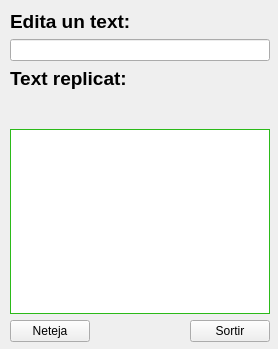
<?xml version="1.0" encoding="UTF-8"?>
<ui version="4.0">
 <class>Form</class>
 <widget class="QWidget" name="Form">
  <property name="geometry">
   <rect>
    <x>0</x>
    <y>0</y>
    <width>278</width>
    <height>349</height>
   </rect>
  </property>
  <property name="windowTitle">
   <string>Form</string>
  </property>
  <widget class="QWidget" name="">
   <property name="geometry">
    <rect>
     <x>10</x>
     <y>10</y>
     <width>260</width>
     <height>332</height>
    </rect>
   </property>
   <layout class="QVBoxLayout" name="verticalLayout_2">
    <item>
     <layout class="QVBoxLayout" name="verticalLayout">
      <item>
       <widget class="QLabel" name="label">
        <property name="font">
         <font>
          <pointsize>14</pointsize>
          <weight>75</weight>
          <bold>true</bold>
         </font>
        </property>
        <property name="text">
         <string>Edita un text:</string>
        </property>
       </widget>
      </item>
      <item>
       <widget class="QLineEdit" name="lineEdit"/>
      </item>
      <item>
       <widget class="QLabel" name="label_2">
        <property name="font">
         <font>
          <pointsize>14</pointsize>
          <weight>75</weight>
          <bold>true</bold>
         </font>
        </property>
        <property name="text">
         <string>Text replicat:</string>
        </property>
       </widget>
      </item>
      <item>
       <spacer name="verticalSpacer">
        <property name="orientation">
         <enum>Qt::Vertical</enum>
        </property>
        <property name="sizeHint" stdset="0">
         <size>
          <width>20</width>
          <height>40</height>
         </size>
        </property>
       </spacer>
      </item>
      <item>
       <widget class="QTextBrowser" name="textBrowser">
        <property name="palette">
         <palette>
          <active>
           <colorrole role="WindowText">
            <brush brushstyle="SolidPattern">
             <color alpha="255">
              <red>0</red>
              <green>0</green>
              <blue>0</blue>
             </color>
            </brush>
           </colorrole>
           <colorrole role="Button">
            <brush brushstyle="SolidPattern">
             <color alpha="255">
              <red>56</red>
              <green>241</green>
              <blue>32</blue>
             </color>
            </brush>
           </colorrole>
           <colorrole role="Light">
            <brush brushstyle="SolidPattern">
             <color alpha="255">
              <red>154</red>
              <green>255</green>
              <blue>140</blue>
             </color>
            </brush>
           </colorrole>
           <colorrole role="Midlight">
            <brush brushstyle="SolidPattern">
             <color alpha="255">
              <red>105</red>
              <green>248</green>
              <blue>86</blue>
             </color>
            </brush>
           </colorrole>
           <colorrole role="Dark">
            <brush brushstyle="SolidPattern">
             <color alpha="255">
              <red>28</red>
              <green>120</green>
              <blue>16</blue>
             </color>
            </brush>
           </colorrole>
           <colorrole role="Mid">
            <brush brushstyle="SolidPattern">
             <color alpha="255">
              <red>37</red>
              <green>161</green>
              <blue>21</blue>
             </color>
            </brush>
           </colorrole>
           <colorrole role="Text">
            <brush brushstyle="SolidPattern">
             <color alpha="255">
              <red>0</red>
              <green>0</green>
              <blue>0</blue>
             </color>
            </brush>
           </colorrole>
           <colorrole role="BrightText">
            <brush brushstyle="SolidPattern">
             <color alpha="255">
              <red>255</red>
              <green>0</green>
              <blue>0</blue>
             </color>
            </brush>
           </colorrole>
           <colorrole role="ButtonText">
            <brush brushstyle="SolidPattern">
             <color alpha="255">
              <red>0</red>
              <green>0</green>
              <blue>0</blue>
             </color>
            </brush>
           </colorrole>
           <colorrole role="Base">
            <brush brushstyle="SolidPattern">
             <color alpha="255">
              <red>255</red>
              <green>255</green>
              <blue>255</blue>
             </color>
            </brush>
           </colorrole>
           <colorrole role="Window">
            <brush brushstyle="SolidPattern">
             <color alpha="255">
              <red>56</red>
              <green>241</green>
              <blue>32</blue>
             </color>
            </brush>
           </colorrole>
           <colorrole role="Shadow">
            <brush brushstyle="SolidPattern">
             <color alpha="255">
              <red>0</red>
              <green>0</green>
              <blue>0</blue>
             </color>
            </brush>
           </colorrole>
           <colorrole role="AlternateBase">
            <brush brushstyle="SolidPattern">
             <color alpha="255">
              <red>155</red>
              <green>248</green>
              <blue>143</blue>
             </color>
            </brush>
           </colorrole>
           <colorrole role="ToolTipBase">
            <brush brushstyle="SolidPattern">
             <color alpha="255">
              <red>255</red>
              <green>255</green>
              <blue>220</blue>
             </color>
            </brush>
           </colorrole>
           <colorrole role="ToolTipText">
            <brush brushstyle="SolidPattern">
             <color alpha="255">
              <red>0</red>
              <green>0</green>
              <blue>0</blue>
             </color>
            </brush>
           </colorrole>
          </active>
          <inactive>
           <colorrole role="WindowText">
            <brush brushstyle="SolidPattern">
             <color alpha="255">
              <red>0</red>
              <green>0</green>
              <blue>0</blue>
             </color>
            </brush>
           </colorrole>
           <colorrole role="Button">
            <brush brushstyle="SolidPattern">
             <color alpha="255">
              <red>56</red>
              <green>241</green>
              <blue>32</blue>
             </color>
            </brush>
           </colorrole>
           <colorrole role="Light">
            <brush brushstyle="SolidPattern">
             <color alpha="255">
              <red>154</red>
              <green>255</green>
              <blue>140</blue>
             </color>
            </brush>
           </colorrole>
           <colorrole role="Midlight">
            <brush brushstyle="SolidPattern">
             <color alpha="255">
              <red>105</red>
              <green>248</green>
              <blue>86</blue>
             </color>
            </brush>
           </colorrole>
           <colorrole role="Dark">
            <brush brushstyle="SolidPattern">
             <color alpha="255">
              <red>28</red>
              <green>120</green>
              <blue>16</blue>
             </color>
            </brush>
           </colorrole>
           <colorrole role="Mid">
            <brush brushstyle="SolidPattern">
             <color alpha="255">
              <red>37</red>
              <green>161</green>
              <blue>21</blue>
             </color>
            </brush>
           </colorrole>
           <colorrole role="Text">
            <brush brushstyle="SolidPattern">
             <color alpha="255">
              <red>0</red>
              <green>0</green>
              <blue>0</blue>
             </color>
            </brush>
           </colorrole>
           <colorrole role="BrightText">
            <brush brushstyle="SolidPattern">
             <color alpha="255">
              <red>255</red>
              <green>0</green>
              <blue>0</blue>
             </color>
            </brush>
           </colorrole>
           <colorrole role="ButtonText">
            <brush brushstyle="SolidPattern">
             <color alpha="255">
              <red>0</red>
              <green>0</green>
              <blue>0</blue>
             </color>
            </brush>
           </colorrole>
           <colorrole role="Base">
            <brush brushstyle="SolidPattern">
             <color alpha="255">
              <red>255</red>
              <green>255</green>
              <blue>255</blue>
             </color>
            </brush>
           </colorrole>
           <colorrole role="Window">
            <brush brushstyle="SolidPattern">
             <color alpha="255">
              <red>56</red>
              <green>241</green>
              <blue>32</blue>
             </color>
            </brush>
           </colorrole>
           <colorrole role="Shadow">
            <brush brushstyle="SolidPattern">
             <color alpha="255">
              <red>0</red>
              <green>0</green>
              <blue>0</blue>
             </color>
            </brush>
           </colorrole>
           <colorrole role="AlternateBase">
            <brush brushstyle="SolidPattern">
             <color alpha="255">
              <red>155</red>
              <green>248</green>
              <blue>143</blue>
             </color>
            </brush>
           </colorrole>
           <colorrole role="ToolTipBase">
            <brush brushstyle="SolidPattern">
             <color alpha="255">
              <red>255</red>
              <green>255</green>
              <blue>220</blue>
             </color>
            </brush>
           </colorrole>
           <colorrole role="ToolTipText">
            <brush brushstyle="SolidPattern">
             <color alpha="255">
              <red>0</red>
              <green>0</green>
              <blue>0</blue>
             </color>
            </brush>
           </colorrole>
          </inactive>
          <disabled>
           <colorrole role="WindowText">
            <brush brushstyle="SolidPattern">
             <color alpha="255">
              <red>28</red>
              <green>120</green>
              <blue>16</blue>
             </color>
            </brush>
           </colorrole>
           <colorrole role="Button">
            <brush brushstyle="SolidPattern">
             <color alpha="255">
              <red>56</red>
              <green>241</green>
              <blue>32</blue>
             </color>
            </brush>
           </colorrole>
           <colorrole role="Light">
            <brush brushstyle="SolidPattern">
             <color alpha="255">
              <red>154</red>
              <green>255</green>
              <blue>140</blue>
             </color>
            </brush>
           </colorrole>
           <colorrole role="Midlight">
            <brush brushstyle="SolidPattern">
             <color alpha="255">
              <red>105</red>
              <green>248</green>
              <blue>86</blue>
             </color>
            </brush>
           </colorrole>
           <colorrole role="Dark">
            <brush brushstyle="SolidPattern">
             <color alpha="255">
              <red>28</red>
              <green>120</green>
              <blue>16</blue>
             </color>
            </brush>
           </colorrole>
           <colorrole role="Mid">
            <brush brushstyle="SolidPattern">
             <color alpha="255">
              <red>37</red>
              <green>161</green>
              <blue>21</blue>
             </color>
            </brush>
           </colorrole>
           <colorrole role="Text">
            <brush brushstyle="SolidPattern">
             <color alpha="255">
              <red>28</red>
              <green>120</green>
              <blue>16</blue>
             </color>
            </brush>
           </colorrole>
           <colorrole role="BrightText">
            <brush brushstyle="SolidPattern">
             <color alpha="255">
              <red>255</red>
              <green>0</green>
              <blue>0</blue>
             </color>
            </brush>
           </colorrole>
           <colorrole role="ButtonText">
            <brush brushstyle="SolidPattern">
             <color alpha="255">
              <red>28</red>
              <green>120</green>
              <blue>16</blue>
             </color>
            </brush>
           </colorrole>
           <colorrole role="Base">
            <brush brushstyle="SolidPattern">
             <color alpha="255">
              <red>56</red>
              <green>241</green>
              <blue>32</blue>
             </color>
            </brush>
           </colorrole>
           <colorrole role="Window">
            <brush brushstyle="SolidPattern">
             <color alpha="255">
              <red>56</red>
              <green>241</green>
              <blue>32</blue>
             </color>
            </brush>
           </colorrole>
           <colorrole role="Shadow">
            <brush brushstyle="SolidPattern">
             <color alpha="255">
              <red>0</red>
              <green>0</green>
              <blue>0</blue>
             </color>
            </brush>
           </colorrole>
           <colorrole role="AlternateBase">
            <brush brushstyle="SolidPattern">
             <color alpha="255">
              <red>56</red>
              <green>241</green>
              <blue>32</blue>
             </color>
            </brush>
           </colorrole>
           <colorrole role="ToolTipBase">
            <brush brushstyle="SolidPattern">
             <color alpha="255">
              <red>255</red>
              <green>255</green>
              <blue>220</blue>
             </color>
            </brush>
           </colorrole>
           <colorrole role="ToolTipText">
            <brush brushstyle="SolidPattern">
             <color alpha="255">
              <red>0</red>
              <green>0</green>
              <blue>0</blue>
             </color>
            </brush>
           </colorrole>
          </disabled>
         </palette>
        </property>
       </widget>
      </item>
     </layout>
    </item>
    <item>
     <layout class="QHBoxLayout" name="horizontalLayout">
      <item>
       <widget class="QPushButton" name="neteja">
        <property name="cursor">
         <cursorShape>PointingHandCursor</cursorShape>
        </property>
        <property name="text">
         <string>Neteja</string>
        </property>
       </widget>
      </item>
      <item>
       <spacer name="horizontalSpacer">
        <property name="orientation">
         <enum>Qt::Horizontal</enum>
        </property>
        <property name="sizeHint" stdset="0">
         <size>
          <width>40</width>
          <height>20</height>
         </size>
        </property>
       </spacer>
      </item>
      <item>
       <widget class="QPushButton" name="pushButton">
        <property name="cursor">
         <cursorShape>PointingHandCursor</cursorShape>
        </property>
        <property name="text">
         <string>Sortir</string>
        </property>
       </widget>
      </item>
     </layout>
    </item>
   </layout>
  </widget>
 </widget>
 <resources/>
 <connections>
  <connection>
   <sender>lineEdit</sender>
   <signal>textChanged(QString)</signal>
   <receiver>textBrowser</receiver>
   <slot>setPlainText(QString)</slot>
   <hints>
    <hint type="sourcelabel">
     <x>138</x>
     <y>55</y>
    </hint>
    <hint type="destinationlabel">
     <x>138</x>
     <y>195</y>
    </hint>
   </hints>
  </connection>
  <connection>
   <sender>neteja</sender>
   <signal>clicked(bool)</signal>
   <receiver>lineEdit</receiver>
   <slot>clear()</slot>
   <hints>
    <hint type="sourcelabel">
     <x>51</x>
     <y>336</y>
    </hint>
    <hint type="destinationlabel">
     <x>138</x>
     <y>55</y>
    </hint>
   </hints>
  </connection>
  <connection>
   <sender>pushButton</sender>
   <signal>clicked()</signal>
   <receiver>Form</receiver>
   <slot>close()</slot>
   <hints>
    <hint type="sourcelabel">
     <x>221</x>
     <y>336</y>
    </hint>
    <hint type="destinationlabel">
     <x>138</x>
     <y>183</y>
    </hint>
   </hints>
  </connection>
 </connections>
</ui>
